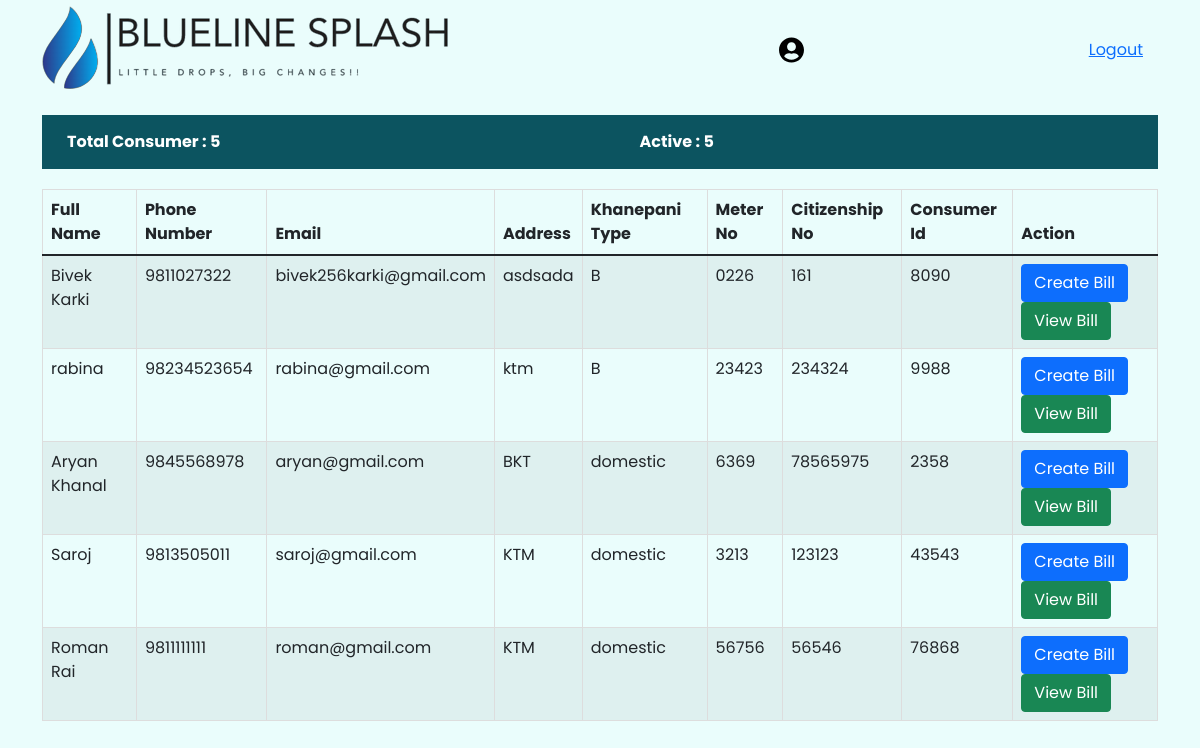
/employee/employee_dashboard, run on an earlier commit of the app's database.
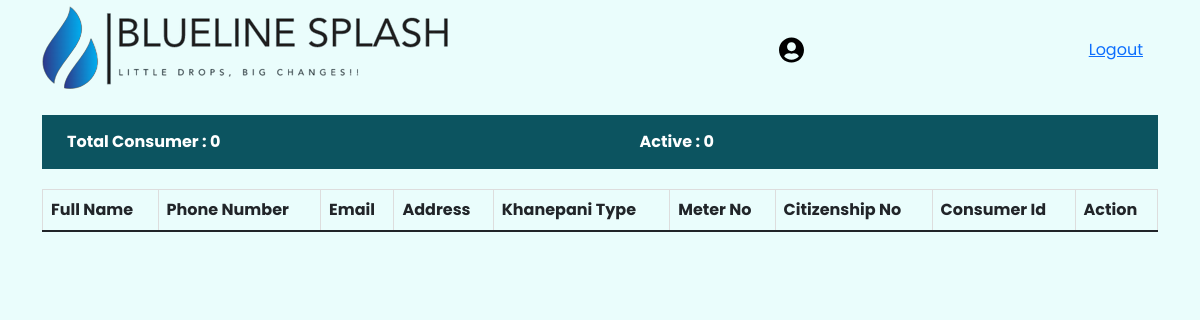
And on a later commit of the database.
### consumer/models.py (models this page shows, shortened)
class Consumer(models.Model):
    id = models.IntegerField(primary_key=True)
    consumer_id = models.IntegerField()
    name = models.CharField(max_length=50)
    phone = models.CharField(max_length=50)
    email = models.CharField(max_length=50)
    address = models.CharField(max_length=50)
    meter_no = models.CharField(max_length=50)
    type = models.CharField(max_length=50)
    citizenship = models.CharField(max_length=50)

### employee/views.py (the view)
# urls.py: path('employee_dashboard', employee_dashboardview, name='employee_dashboard'),
def employee_dashboardview(request):
    consumer = Consumer.objects.all()
    a = 0
    billing = consumerBilling.objects.all()
    c = 0
    for i in billing:
        c = +1
    for i in consumer:
        a += 1
    context = {
        'consumer': consumer,
        'count': a,
        'billing': billing,
        'countbill': c,
    }
    return render(request, 'employee_dashboard.html',context)

### templates/employee_dashboard.html (shortened to what this page needs)
<!DOCTYPE html>
{% load static %}
<html lang="en">
<head>
    <link rel="stylesheet" href="https://maxcdn.bootstrapcdn.com/font-awesome/4.7.0/css/font-awesome.min.css">
    <link href="https://cdn.jsdelivr.net/npm/bootstrap@5.1.3/dist/css/bootstrap.min.css" rel="stylesheet">
    <link rel="stylesheet" type="text/css" href="{% static 'css/style.css' %}">
</head>
<body>
<section class="nav-sec navigation-bar">
      <nav class="navbar navbar-expand-lg navbar-light">
        <div class="container">
          <a class="navbar-brand" href="#"><img src="{% static 'images/logo.png' %}" alt="logo"></a>
          <div class="collapse navbar-collapse" id="navbarSupportedContent" style="
    display: flex;
    justify-content: flex-end;
">
              <ul class="navbar-nav">
              <div class="login-div employee_img" id="login-toggle">
                  <a href=""><img src="{% static 'images/user-circle-solid.svg' %}" alt="bell" style="margin-right: 10px;"> </a>
                  <a href="{% url 'employee-page:empsigned_out'%}" class="">Logout</a>
                </div>
            </ul>
          </div>
        </div>
      </nav>
    </section>
<div class="container">
    <div class="dashmid">
    <ul class="flex justify-between">
        <li>Total Consumer :  {{ count }}</li>
        <li>Active : {{ count }}</li>
    </ul>
</div>
<table class="table table-striped">
  <thead>
    <tr>
        <th>Full Name</th>
        <th>Phone Number</th>
        <th>Email</th>
        <th>Address</th>
        <th>Khanepani Type</th>
        <th>Meter No</th>
        <th>Citizenship No</th>
        <th>Consumer Id</th>
        <th>Action</th>
    </tr>
  </thead>
  <tbody>
   {% for i in consumer %}
    <tr>
        <td>{{ i.name }}</td>
        <td>{{ i.phone }}</td>
        <td>{{ i.email }}</td>
        <td>{{ i.address }}</td>
        <td>{{ i.type }}</td>
        <td>{{ i.meter_no }}</td>
        <td>{{ i.citizenship }}</td>
        <td>{{ i.consumer_id }}</td>
        <td>
            <a href="#createbillModal-{{ forloop.counter }}" class="btn btn-primary" data-bs-toggle="modal" data-bs-target="#createbillModal-{{ forloop.counter }}">Create Bill</a>
            <a href="#viewbillModal-{{ forloop.counter }}" class="btn btn-success" data-bs-toggle="modal" data-bs-target="#viewbillModal-{{ forloop.counter }}">View Bill</a>
             </td>
    </tr>
    {% endfor %}
  </tbody>
</table>
{% for i in billing %}
</div>
{% endfor %}
</div>
</body>
</html>

What changed in the data, as far as the page shows it:
removed Consumer: name "Bivek Karki", phone "9811027322", email "bivek256karki@gmail.com", address "asdsada", type "B", meter_no "0226", citizenship "161", consumer_id "8090"
removed Consumer: name "rabina", phone "98234523654", email "rabina@gmail.com", address "ktm", type "B", meter_no "23423", citizenship "234324", consumer_id "9988"
removed Consumer: name "Aryan Khanal", phone "9845568978", email "aryan@gmail.com", address "BKT", type "domestic", meter_no "6369", citizenship "78565975", consumer_id "2358"
removed Consumer: name "Saroj", phone "9813505011", email "saroj@gmail.com", address "KTM", type "domestic", meter_no "3213", citizenship "123123", consumer_id "43543"
removed Consumer: name "Roman Rai", phone "9811111111", email "roman@gmail.com", address "KTM", type "domestic", meter_no "56756", citizenship "56546", consumer_id "76868"
Also different on the page:
{{ count }}: "5" → "0"
